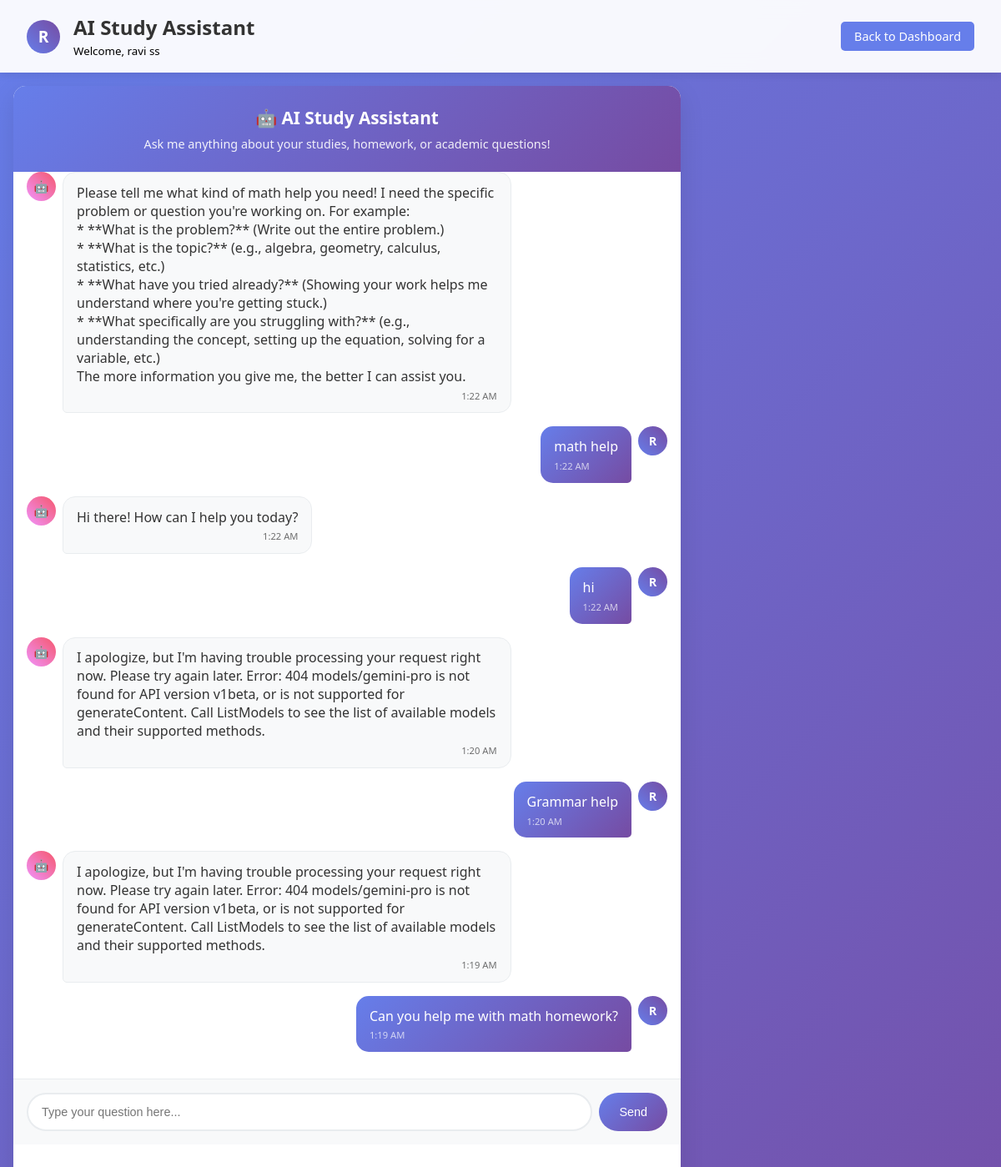
Page /api/chatbot/5/ on the committed database.
### accounts/models.py (models this page shows, shortened)
class User(models.Model):
    ROLE_CHOICES = [
        ('admin', 'Admin'),
        ('manager', 'Manager'),
        ('teacher', 'Teacher'),
        ('student', 'Student'),
    ]
    username = models.CharField(max_length=100, unique=True)
    password = models.CharField(max_length=100)
    name = models.CharField(max_length=100)
    email = models.EmailField(blank=True)
    role = models.CharField(max_length=10, choices=ROLE_CHOICES)
    area = models.CharField(max_length=100, blank=True, null=True, help_text="Assigned area for teachers")
    location = models.CharField(max_length=100, blank=True, null=True, help_text="Location of the user")
    created_at = models.DateTimeField(auto_now_add=True)
    can_add_students = models.BooleanField(default=True, help_text="Whether teacher can add new students")

class ChatMessage(models.Model):
    MESSAGE_TYPES = [
        ('user', 'User Message'),
        ('bot', 'Bot Response'),
    ]
    user = models.ForeignKey(User, on_delete=models.CASCADE, related_name='chat_messages')
    message_type = models.CharField(max_length=10, choices=MESSAGE_TYPES)
    content = models.TextField()
    timestamp = models.DateTimeField(auto_now_add=True)
    class Meta:
        ordering = ['timestamp']

### accounts/views.py (the view)
# urls.py: path('chatbot/<int:student_id>/', views.chatbot_page, name='chatbot_page'),
def chatbot_page(request, student_id):
    ensure_admin_manager()
    try:
        student = User.objects.get(id=student_id, role='student')
        chat_history = ChatMessage.objects.filter(user=student).order_by('-timestamp')[:20]
        return render(request, 'accounts/chatbot.html', {
            'student': student,
            'chat_history': chat_history
        })
    except User.DoesNotExist:
        return redirect('homepage')

### accounts/views.py (called while the page is built)
def ensure_admin_manager():
    for creds in [ADMIN_CREDENTIALS, MANAGER_CREDENTIALS]:
        User.objects.get_or_create(
            username=creds['username'],
            defaults={
                'password': creds['password'],
                'role': creds['role'],
                'name': creds['name'],
                'email': creds['email']
            }
        )

### accounts/templates/accounts/chatbot.html (shortened to what this page needs)
<!DOCTYPE html>
<html lang="en">
<head>
</head>
<body>
    <div class="header">
        <div class="student-info">
            <div class="student-avatar">{{ student.name.0.upper }}</div>
            <div>
                <h1>AI Study Assistant</h1>
                <small>Welcome, {{ student.name }}</small>
            </div>
        </div>
        <a href="{% url 'student_page' student.id %}" class="back-btn">Back to Dashboard</a>
    </div>
    <div class="chat-container">
        <div class="chat-header">
            <h2>🤖 AI Study Assistant</h2>
            <p>Ask me anything about your studies, homework, or academic questions!</p>
        </div>
        <div class="chat-messages" id="chatMessages">
            {% if not chat_history %}
            <div class="welcome-message">
                <h3>👋 Welcome to your AI Study Assistant!</h3>
                <p>I'm here to help you with your studies. You can ask me about:</p>
                <div class="suggestions">
                    <button class="suggestion-btn" onclick="sendSuggestion('Can you help me with math homework?')">Math Help</button>
                    <button class="suggestion-btn" onclick="sendSuggestion('Explain photosynthesis')">Science</button>
                    <button class="suggestion-btn" onclick="sendSuggestion('Study tips for exams')">Study Tips</button>
                    <button class="suggestion-btn" onclick="sendSuggestion('Grammar help')">Grammar</button>
                </div>
            </div>
            {% else %}
                {% for message in chat_history %}
                <div class="message {{ message.message_type }}">
                    <div class="message-avatar">
                        {% if message.message_type == 'user' %}
                            {{ student.name.0.upper }}
                        {% else %}
                            🤖
                        {% endif %}
                    </div>
                    <div class="message-content">
                        {{ message.content|linebreaks }}
                        <div class="message-time">{{ message.timestamp|date:"g:i A" }}</div>
                    </div>
                </div>
                {% endfor %}
            {% endif %}
        </div>
        <div class="chat-input-container">
            <form class="chat-input-form" id="chatForm">
                <input type="text" class="chat-input" id="messageInput" placeholder="Type your question here..." autocomplete="off">
                <button type="submit" class="send-btn" id="sendBtn">Send</button>
            </form>
        </div>
    </div>
</body>
</html>

### accounts/templates/accounts/chatbot.html (style rules this page uses)
* { margin: 0; padding: 0; box-sizing: border-box; }
body { font-family: 'Segoe UI', Tahoma, Geneva, Verdana, sans-serif; background: linear-gradient(135deg, #667eea 0%, #764ba2 100%); height: 100vh; display: flex; flex-direction: column; }
.header { background: rgba(255, 255, 255, 0.95); backdrop-filter: blur(10px); padding: 1rem 2rem; box-shadow: 0 2px 10px rgba(0, 0, 0, 0.1); display: flex; justify-content: space-between; align-items: center; }
.header h1 { color: #333; font-size: 1.5rem; font-weight: 600; }
.student-info { display: flex; align-items: center; gap: 1rem; }
.student-avatar { width: 40px; height: 40px; background: linear-gradient(45deg, #667eea, #764ba2); border-radius: 50%; display: flex; align-items: center; justify-content: center; color: white; font-weight: bold; font-size: 1.2rem; }
.back-btn { background: #667eea; color: white; border: none; padding: 0.5rem 1rem; border-radius: 5px; cursor: pointer; text-decoration: none; font-size: 0.9rem; transition: background 0.3s; }
.chat-container { flex: 1; display: flex; flex-direction: column; max-width: 800px; margin: 0 auto; width: 100%; background: white; border-radius: 15px; margin: 1rem; box-shadow: 0 10px 30px rgba(0, 0, 0, 0.1); overflow: hidden; }
.chat-header { background: linear-gradient(135deg, #667eea 0%, #764ba2 100%); color: white; padding: 1.5rem; text-align: center; }
.chat-header h2 { font-size: 1.3rem; margin-bottom: 0.5rem; }
.chat-header p { opacity: 0.9; font-size: 0.9rem; }
.chat-messages { flex: 1; padding: 1rem; overflow-y: auto; max-height: 60vh; }
.message { margin-bottom: 1rem; display: flex; align-items: flex-start; gap: 0.5rem; }
.message.user { flex-direction: row-reverse; }
.message-avatar { width: 35px; height: 35px; border-radius: 50%; display: flex; align-items: center; justify-content: center; font-weight: bold; font-size: 0.9rem; flex-shrink: 0; }
.message.user .message-avatar { background: linear-gradient(45deg, #667eea, #764ba2); color: white; }
.message.bot .message-avatar { background: linear-gradient(45deg, #f093fb, #f5576c); color: white; }
.message-content { max-width: 70%; padding: 0.8rem 1rem; border-radius: 15px; position: relative; word-wrap: break-word; }
.message.user .message-content { background: linear-gradient(135deg, #667eea 0%, #764ba2 100%); color: white; border-bottom-right-radius: 5px; }
.message.bot .message-content { background: #f8f9fa; color: #333; border: 1px solid #e9ecef; border-bottom-left-radius: 5px; }
.message-time { font-size: 0.7rem; opacity: 0.7; margin-top: 0.3rem; text-align: right; }
.message.user .message-time { text-align: left; }
.chat-input-container { padding: 1rem; background: #f8f9fa; border-top: 1px solid #e9ecef; }
.chat-input-form { display: flex; gap: 0.5rem; }
.chat-input { flex: 1; padding: 0.8rem 1rem; border: 2px solid #e9ecef; border-radius: 25px; font-size: 0.9rem; outline: none; transition: border-color 0.3s; }
.send-btn { background: linear-gradient(135deg, #667eea 0%, #764ba2 100%); color: white; border: none; padding: 0.8rem 1.5rem; border-radius: 25px; cursor: pointer; font-size: 0.9rem; font-weight: 500; transition: transform 0.2s; }

### rows in the picture
User: name.0 "R", name "ravi ss"
ChatMessage: content "Please tell me what kind of math help you need! I need the specific problem or question you're working on. For example: * **What is the problem?** (Write out the entire problem.) * **What is the topic?** (e.g., algebra, geometry, calculus, statistics, etc.) * **What have you tried already?** (Showing your work helps me understand where you're getting stuck.) * **What specifically are you struggling with?** (e.g., understanding the concept, setting up the equation, solving for a variable, etc.) The more information you give me, the better I can assist you.", timestamp "1:22 AM"
ChatMessage: content "math help", timestamp "1:22 AM"
ChatMessage: content "Hi there! How can I help you today?", timestamp "1:22 AM"
ChatMessage: content "hi", timestamp "1:22 AM"
ChatMessage: content "I apologize, but I'm having trouble processing your request right now. Please try again later. Error: 404 models/gemini-pro is not found for API version v1beta, or is not supported for generateContent. Call ListModels to see the list of available models and their supported methods.", timestamp "1:20 AM"
ChatMessage: content "Grammar help", timestamp "1:20 AM"
ChatMessage: content "I apologize, but I'm having trouble processing your request right now. Please try again later. Error: 404 models/gemini-pro is not found for API version v1beta, or is not supported for generateContent. Call ListModels to see the list of available models and their supported methods.", timestamp "1:19 AM"
ChatMessage: content "Can you help me with math homework?", timestamp "1:19 AM"
